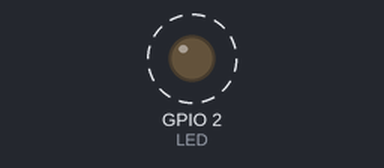
Recording of a program running on a simulated ESP32. Shown: output pins drawn as LEDs (lit = HIGH). Dashed ring = blinking. What the program prints to the serial monitor is not drawn.

Above: at 0.5 s.
Timing chart, 0 to 4.6 s (numbered marks = the images above):
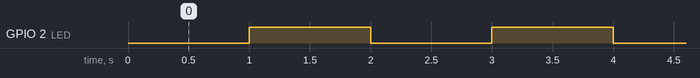

The program:

main.cpp
```cpp
#include <Arduino.h>
#define LED 2

void setup() {
  Serial.begin(9600);
  pinMode(LED, OUTPUT);
  Serial.println("Start");
}

void loop() {
  digitalWrite(LED, LOW);
  Serial.println("The green led id off");
  delay(1000);
  digitalWrite(LED, HIGH);
  Serial.println("The green led id on");
  delay(1000);
}
```

Measured:
- by itself, GPIO 2 (LED): alternates HIGH for 1.0 s and LOW for 1.0 s
